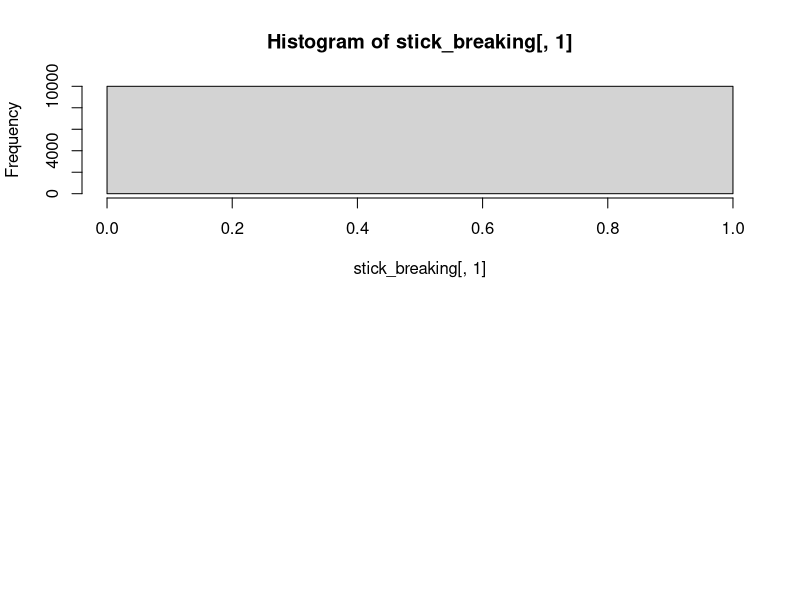

R code for this plot: (Note: this script raises an error after producing the figure.)
nsamp <- 1E4
K <- 100
a <- 0

stick_breaking <- t(replicate(nsamp, {
  b <- rbeta(K, 1, a)
  sort(c(b[1], sapply(2:K, function(i) b[i] * prod(1 - b[1:(i-1)]))), decreasing = T)
}))
their_thing <- t(apply(gtools::rdirichlet(nsamp, rep(a/K, K)), 1, sort, decreasing = T))

par(mfrow = c(2,1))
hist(stick_breaking[,1])
hist(their_thing[,1])
